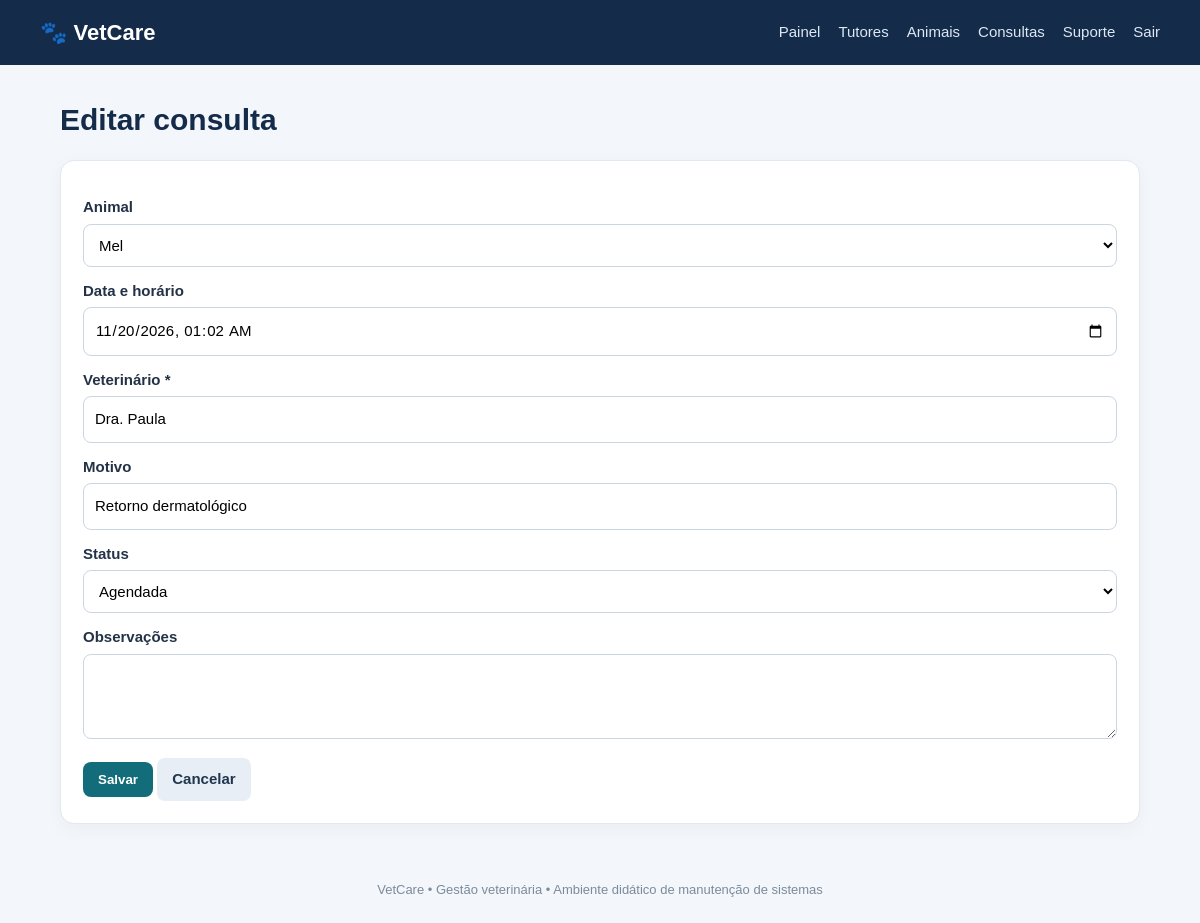
/consultas/form.php?id=1 (signed in), run on the app's committed database.
### tables this page shows
CREATE TABLE consultas (
  id INT AUTO_INCREMENT PRIMARY KEY,
  animal_id INT NOT NULL,
  data_consulta DATETIME NOT NULL,
  veterinario VARCHAR(120) NOT NULL,
  motivo VARCHAR(180),
  status VARCHAR(30) DEFAULT 'Agendada',
  observacoes TEXT,
  CONSTRAINT fk_consulta_animal FOREIGN KEY (animal_id) REFERENCES animais(id)
);

CREATE TABLE animais (
  id INT AUTO_INCREMENT PRIMARY KEY,
  tutor_id INT NOT NULL,
  nome VARCHAR(100) NOT NULL,
  especie VARCHAR(60),
  raca VARCHAR(80),
  nascimento DATE,
  sexo VARCHAR(20),
  observacoes TEXT,
  ativo TINYINT(1) DEFAULT 1,
  CONSTRAINT fk_animal_tutor FOREIGN KEY (tutor_id) REFERENCES tutores(id)
);

### consultas/form.php (the view, shortened to what this page needs)
<?php
require_once __DIR__.'/../config/database.php';require_once __DIR__.'/../config/auth.php';exigirLogin();
$id=(int)($_GET['id']??0);$r=['animal_id'=>'','data_consulta'=>'','veterinario'=>'','motivo'=>'','status'=>'Agendada','observacoes'=>''];
if($id){$s=$pdo->prepare("SELECT * FROM consultas WHERE id=?");$s->execute([$id]);$r=$s->fetch()?:$r;}
$animais=$pdo->query("SELECT id,nome FROM animais ORDER BY nome")->fetchAll();$erro='';
$titulo=$id?'Editar consulta':'Nova consulta';include __DIR__.'/../includes/header.php';?>
<h1><?=$titulo?></h1><section class="panel"><?php if($erro):?><div class="alert"><?=$erro?></div><?php endif;?>
<form method="post"><div class="field"><label>Animal</label><select name="animal_id" required><option value="">Selecione</option><?php foreach($animais as $a):?><option value="<?=$a['id']?>" <?=$r['animal_id']==$a['id']?'selected':''?>><?=htmlspecialchars($a['nome'])?></option><?php endforeach;?></select></div>
<div class="field"><label>Data e horário</label><input type="datetime-local" name="data_consulta" value="<?=$r['data_consulta']?date('Y-m-d\TH:i',strtotime($r['data_consulta'])):''?>" required></div>
<div class="field"><label>Veterinário *</label><input name="veterinario" value="<?=htmlspecialchars($r['veterinario'])?>" required></div>
<div class="field"><label>Motivo</label><input name="motivo" value="<?=htmlspecialchars($r['motivo'])?>"></div>
<div class="field"><label>Status</label><select name="status"><?php foreach(['Agendada','Realizada','Cancelada'] as $op):?><option <?=$r['status']===$op?'selected':''?>><?=$op?></option><?php endforeach;?></select></div>
<div class="field"><label>Observações</label><textarea name="observacoes"><?=htmlspecialchars($r['observacoes'])?></textarea></div>
<button>Salvar</button> <a class="btn secondary" href="index.php">Cancelar</a></form></section><?php include __DIR__.'/../includes/footer.php';?>

### assets/style.css (style rules this page uses)
* { box-sizing:border-box }
body { margin:0;background:#f3f6fa;color:#243247;font:15px/1.5 Arial,sans-serif }
h1 { margin:0 0 8px;color:#142b4a }
.panel,.stat,.login-box { background:white;border:1px solid #e1e8f0;border-radius:14px;padding:22px;box-shadow:0 5px 18px #203c5b0a;margin:18px 0 }
.btn,button { display:inline-block;border:0;border-radius:8px;padding:10px 15px;background:#126c79;color:white;text-decoration:none;cursor:pointer;font-weight:700 }
.btn.secondary { background:#e8eef5;color:#20364e }
form .field { margin:13px 0 }
label { display:block;font-weight:700;margin-bottom:5px }
input,select,textarea { width:100%;padding:11px;border:1px solid #cbd6e2;border-radius:8px;font:inherit;background:#fff }
textarea { min-height:85px }

### data on the page
consultas: animal_id "Mel", data_consulta "11/20/2026 01:02", veterinario "Dra. Paula", motivo "Retorno dermatológico", status "Agendada"

### other printed values
$titulo "Editar consulta"
